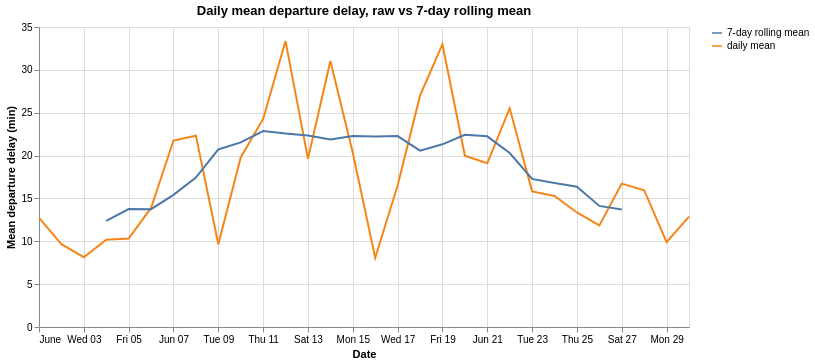

The cell this chart's notebook holds for it:
### Markdown cell above
### Smoothing

### Code cell
daily = flights.groupby(level='flight_date')['dep_delay'].mean()
print(f'daily mean dep delay: min {daily.min():.1f}, max {daily.max():.1f}, std {daily.std():.1f} min')

# Tidy format for Altair: stack the two series vertically, with a label column
smooth = (pd.concat([daily, daily.rolling(7, center=True).mean()], keys=['daily mean', '7-day rolling mean'])
          .reset_index().rename(columns={'level_0': 'series'}))
alt.Chart(smooth).mark_line().encode(
    x=alt.X('flight_date:T', title='Date'),
    y=alt.Y('dep_delay:Q', title='Mean departure delay (min)'),
    color=alt.Color('series:N', title=None),
).properties(title='Daily mean departure delay, raw vs 7-day rolling mean', width=650)

### Figure 1 — Vega specification as saved in the notebook (floating-point values rounded to 4 significant figures)
{"$schema": "https://vega.github.io/schema/vega/v5.json", "data": [{"name": "source_0", "values": [{"series": "daily mean", "flight_date": "2026-06-01T00:00:00.000", "dep_delay": 12.74}, {"series": "daily mean", "flight_date": "2026-06-02T00:00:00.000", "dep_delay": 9.668}, {"series": "daily mean", "flight_date": "2026-06-03T00:00:00.000", "dep_delay": 8.142}, {"series": "daily mean", "flight_date": "2026-06-04T00:00:00.000", "dep_delay": 10.19}, {"series": "daily mean", "flight_date": "2026-06-05T00:00:00.000", "dep_delay": 10.31}, {"series": "daily mean", "flight_date": "2026-06-06T00:00:00.000", "dep_delay": 13.89}, {"series": "daily mean", "flight_date": "2026-06-07T00:00:00.000", "dep_delay": 21.75}, {"series": "daily mean", "flight_date": "2026-06-08T00:00:00.000", "dep_delay": 22.32}, {"series": "daily mean", "flight_date": "2026-06-09T00:00:00.000", "dep_delay": 9.647}, {"series": "daily mean", "flight_date": "2026-06-10T00:00:00.000", "dep_delay": 19.78}, {"series": "daily mean", "flight_date": "2026-06-11T00:00:00.000", "dep_delay": 24.27}, {"series": "daily mean", "flight_date": "2026-06-12T00:00:00.000", "dep_delay": 33.36}, {"series": "daily mean", "flight_date": "2026-06-13T00:00:00.000", "dep_delay": 19.62}, {"series": "daily mean", "flight_date": "2026-06-14T00:00:00.000", "dep_delay": 31.04}, {"series": "daily mean", "flight_date": "2026-06-15T00:00:00.000", "dep_delay": 20.32}, {"series": "daily mean", "flight_date": "2026-06-16T00:00:00.000", "dep_delay": 8.085}, {"series": "daily mean", "flight_date": "2026-06-17T00:00:00.000", "dep_delay": 16.51}, {"series": "daily mean", "flight_date": "2026-06-18T00:00:00.000", "dep_delay": 26.99}, {"series": "daily mean", "flight_date": "2026-06-19T00:00:00.000", "dep_delay": 32.99}, {"series": "daily mean", "flight_date": "2026-06-20T00:00:00.000", "dep_delay": 19.99}, {"series": "daily mean", "flight_date": "2026-06-21T00:00:00.000", "dep_delay": 19.1}, {"series": "daily mean", "flight_date": "2026-06-22T00:00:00.000", "dep_delay": 25.52}, {"series": "daily mean", "flight_date": "2026-06-23T00:00:00.000", "dep_delay": 15.82}, {"series": "daily mean", "flight_date": "2026-06-24T00:00:00.000", "dep_delay": 15.28}, {"series": "daily mean", "flight_date": "2026-06-25T00:00:00.000", "dep_delay": 13.36}, {"series": "daily mean", "flight_date": "2026-06-26T00:00:00.000", "dep_delay": 11.86}, {"series": "daily mean", "flight_date": "2026-06-27T00:00:00.000", "dep_delay": 16.73}, {"series": "daily mean", "flight_date": "2026-06-28T00:00:00.000", "dep_delay": 15.96}, {"series": "daily mean", "flight_date": "2026-06-29T00:00:00.000", "dep_delay": 9.901}, {"series": "daily mean", "flight_date": "2026-06-30T00:00:00.000", "dep_delay": 12.88}, {"series": "7-day rolling mean", "flight_date": "2026-06-01T00:00:00.000", "dep_delay": null}, {"series": "7-day rolling mean", "flight_date": "2026-06-02T00:00:00.000", "dep_delay": null}, {"series": "7-day rolling mean", "flight_date": "2026-06-03T00:00:00.000", "dep_delay": null}, {"series": "7-day rolling mean", "flight_date": "2026-06-04T00:00:00.000", "dep_delay": 12.38}, {"series": "7-day rolling mean", "flight_date": "2026-06-05T00:00:00.000", "dep_delay": 13.75}, {"series": "7-day rolling mean", "flight_date": "2026-06-06T00:00:00.000", "dep_delay": 13.75}, {"series": "7-day rolling mean", "flight_date": "2026-06-07T00:00:00.000", "dep_delay": 15.41}, {"series": "7-day rolling mean", "flight_date": "2026-06-08T00:00:00.000", "dep_delay": 17.42}, {"series": "7-day rolling mean", "flight_date": "2026-06-09T00:00:00.000", "dep_delay": 20.72}, {"series": "7-day rolling mean", "flight_date": "2026-06-10T00:00:00.000", "dep_delay": 21.54}, {"series": "7-day rolling mean", "flight_date": "2026-06-11T00:00:00.000", "dep_delay": 22.86}, {"series": "7-day rolling mean", "flight_date": "2026-06-12T00:00:00.000", "dep_delay": 22.58}, {"series": "7-day rolling mean", "flight_date": "2026-06-13T00:00:00.000", "dep_delay": 22.35}, {"series": "7-day rolling mean", "flight_date": "2026-06-14T00:00:00.000", "dep_delay": 21.89}, {"series": "7-day rolling mean", "flight_date": "2026-06-15T00:00:00.000", "dep_delay": 22.27}, {"series": "7-day rolling mean", "flight_date": "2026-06-16T00:00:00.000", "dep_delay": 22.22}, {"series": "7-day rolling mean", "flight_date": "2026-06-17T00:00:00.000", "dep_delay": 22.28}, {"series": "7-day rolling mean", "flight_date": "2026-06-18T00:00:00.000", "dep_delay": 20.57}, {"series": "7-day rolling mean", "flight_date": "2026-06-19T00:00:00.000", "dep_delay": 21.31}, {"series": "7-day rolling mean", "flight_date": "2026-06-20T00:00:00.000", "dep_delay": 22.42}, {"series": "7-day rolling mean", "flight_date": "2026-06-21T00:00:00.000", "dep_delay": 22.24}, {"series": "7-day rolling mean", "flight_date": "2026-06-22T00:00:00.000", "dep_delay": 20.3}, {"series": "7-day rolling mean", "flight_date": "2026-06-23T00:00:00.000", "dep_delay": 17.28}, {"series": "7-day rolling mean", "flight_date": "2026-06-24T00:00:00.000", "dep_delay": 16.81}, {"series": "7-day rolling mean", "flight_date": "2026-06-25T00:00:00.000", "dep_delay": 16.36}, {"series": "7-day rolling mean", "flight_date": "2026-06-26T00:00:00.000", "dep_delay": 14.13}, {"series": "7-day rolling mean", "flight_date": "2026-06-27T00:00:00.000", "dep_delay": 13.71}, {"series": "7-day rolling mean", "flight_date": "2026-06-28T00:00:00.000", "dep_delay": null}, {"series": "7-day rolling mean", "flight_date": "2026-06-29T00:00:00.000", "dep_delay": null}, {"series": "7-day rolling mean", "flight_date": "2026-06-30T00:00:00.000", "dep_delay": null}], "transform": [{"type": "formula", "expr": "toDate(datum['flight_date'])", "as": "flight_date"}]}, {"name": "source_0_y_domain_dep_delay", "values": [{"min": 8.085, "max": 33.36}]}, {"name": "source_0_color_domain_series", "values": [{"series": "daily mean"}, {"series": "7-day rolling mean"}]}], "marks": [{"type": "group", "name": "pathgroup", "from": {"facet": {"data": "source_0", "name": "faceted_path_main", "groupby": ["series"]}}, "encode": {"update": {"width": {"field": {"signal": null, "datum": null, "group": "width", "parent": null}}, "height": {"field": {"signal": null, "datum": null, "group": "height", "parent": null}}}}, "marks": [{"type": "line", "name": "marks", "from": {"data": "faceted_path_main"}, "sort": {"field": "x"}, "encode": {"update": {"y": {"field": "dep_delay", "scale": "y"}, "stroke": {"field": "series", "scale": "color"}, "x": {"field": "flight_date", "scale": "x"}, "defined": {"signal": "isValid(datum[\"flight_date\"]) && isFinite(+datum[\"flight_date\"]) && isValid(datum[\"dep_delay\"]) && isFinite(+datum[\"dep_delay\"])"}}}, "style": ["line"]}]}], "scales": [{"name": "x", "type": "time", "domain": {"data": "source_0", "field": "flight_date"}, "range": [0, {"signal": "width"}]}, {"name": "y", "type": "linear", "domain": [{"signal": "(data(\"source_0_y_domain_dep_delay\")[0] || {}).min"}, {"signal": "(data(\"source_0_y_domain_dep_delay\")[0] || {}).max"}], "range": [{"signal": "height"}, 0], "nice": true, "zero": true}, {"name": "color", "type": "ordinal", "domain": {"data": "source_0_color_domain_series", "field": "series", "sort": true}, "range": "category"}], "axes": [{"scale": "x", "tickCount": {"signal": "ceil(width/40)"}, "zindex": 0, "gridScale": "y", "maxExtent": 0, "domain": false, "grid": true, "aria": false, "labels": false, "orient": "bottom", "minExtent": 0, "ticks": false}, {"scale": "y", "zindex": 0, "domain": false, "ticks": false, "orient": "left", "gridScale": "x", "grid": true, "maxExtent": 0, "tickCount": {"signal": "ceil(height/40)"}, "aria": false, "minExtent": 0, "labels": false}, {"scale": "x", "title": "Date", "labelOverlap": true, "orient": "bottom", "tickCount": {"signal": "ceil(width/40)"}, "grid": false, "zindex": 0, "labelFlush": true}, {"scale": "y", "grid": false, "title": "Mean departure delay (min)", "orient": "left", "labelOverlap": true, "tickCount": {"signal": "ceil(height/40)"}, "zindex": 0}], "title": {"text": "Daily mean departure delay, raw vs 7-day rolling mean", "frame": "group"}, "legends": [{"stroke": "color", "symbolType": "stroke"}], "height": 300, "padding": 5, "style": "cell", "background": "white", "width": 650}
